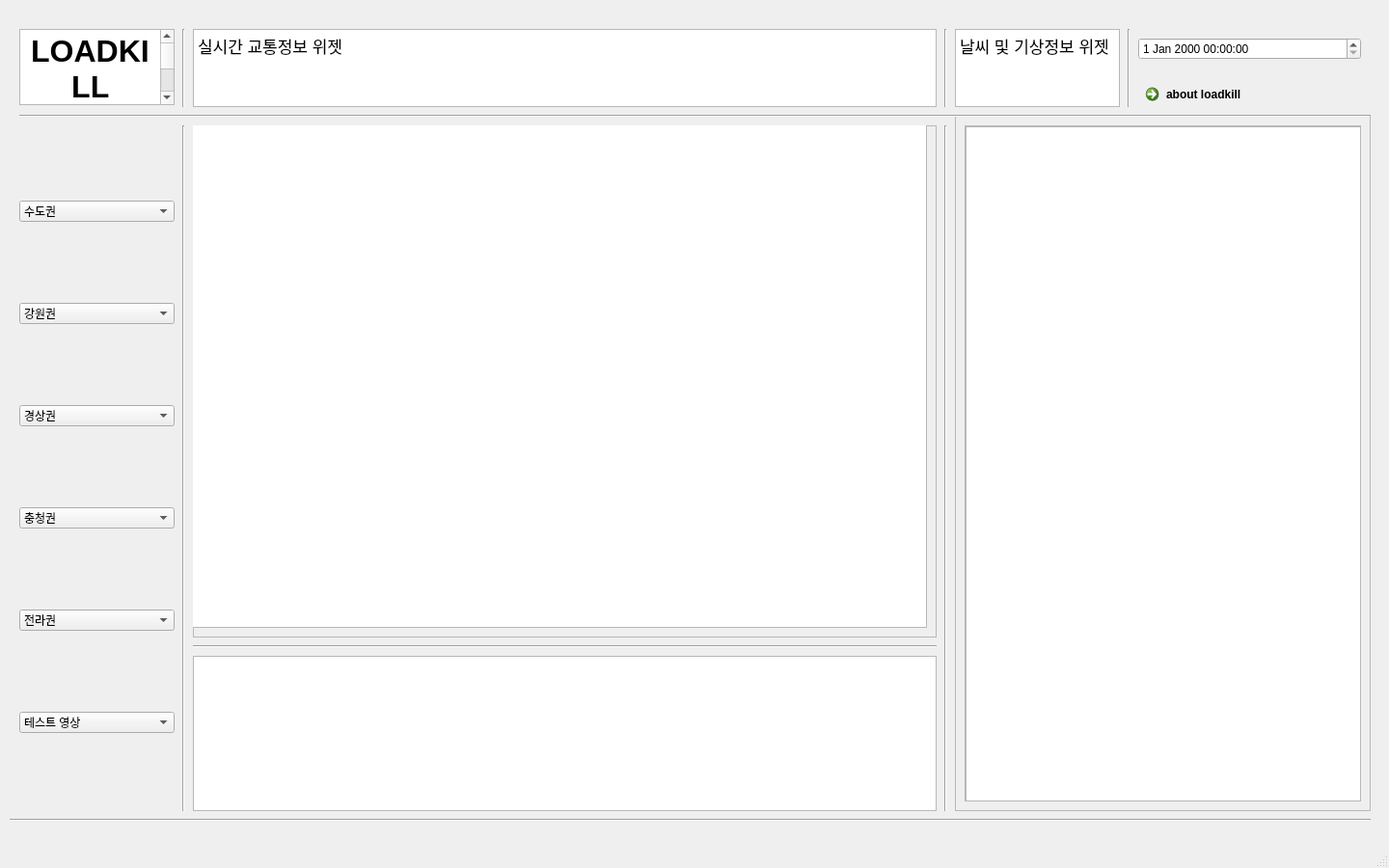
<?xml version="1.0" encoding="UTF-8"?>
<ui version="4.0">
 <class>MainWindow</class>
 <widget class="QMainWindow" name="MainWindow">
  <property name="geometry">
   <rect>
    <x>0</x>
    <y>0</y>
    <width>1440</width>
    <height>900</height>
   </rect>
  </property>
  <property name="windowTitle">
   <string>MainWindow</string>
  </property>
  <widget class="QWidget" name="centralwidget">
   <widget class="QWidget" name="verticalLayoutWidget">
    <property name="geometry">
     <rect>
      <x>200</x>
      <y>680</y>
      <width>771</width>
      <height>161</height>
     </rect>
    </property>
    <layout class="QVBoxLayout" name="verticalLayout">
     <item>
      <widget class="QTextBrowser" name="cctvcontents_screen"/>
     </item>
    </layout>
   </widget>
   <widget class="QWidget" name="verticalLayoutWidget_2">
    <property name="geometry">
     <rect>
      <x>20</x>
      <y>130</y>
      <width>161</width>
      <height>711</height>
     </rect>
    </property>
    <layout class="QVBoxLayout" name="verticalLayout_2">
     <item>
      <widget class="QComboBox" name="SEOUL_button">
       <item>
        <property name="text">
         <string>수도권</string>
        </property>
       </item>
       <item>
        <property name="text">
         <string>수도권 도로1</string>
        </property>
       </item>
       <item>
        <property name="text">
         <string>수도권 도로2</string>
        </property>
       </item>
       <item>
        <property name="text">
         <string>수도권 도로3</string>
        </property>
       </item>
       <item>
        <property name="text">
         <string>수도권 도로4</string>
        </property>
       </item>
       <item>
        <property name="text">
         <string>수도권 도로5</string>
        </property>
       </item>
      </widget>
     </item>
     <item>
      <widget class="QComboBox" name="GANGWON_button">
       <item>
        <property name="text">
         <string>강원권</string>
        </property>
       </item>
       <item>
        <property name="text">
         <string>강원권 도로1</string>
        </property>
       </item>
       <item>
        <property name="text">
         <string>강원권 도로2</string>
        </property>
       </item>
       <item>
        <property name="text">
         <string>강원권 도로3</string>
        </property>
       </item>
       <item>
        <property name="text">
         <string>강원권 도로4</string>
        </property>
       </item>
       <item>
        <property name="text">
         <string>강원권 도로5</string>
        </property>
       </item>
      </widget>
     </item>
     <item>
      <widget class="QComboBox" name="GUNGSANG_button">
       <item>
        <property name="text">
         <string>경상권</string>
        </property>
       </item>
       <item>
        <property name="text">
         <string>경상권 도로1</string>
        </property>
       </item>
       <item>
        <property name="text">
         <string>경상권 도로2</string>
        </property>
       </item>
       <item>
        <property name="text">
         <string>경상권 도로3</string>
        </property>
       </item>
       <item>
        <property name="text">
         <string>경상권 도로4</string>
        </property>
       </item>
       <item>
        <property name="text">
         <string>경상권 도로5</string>
        </property>
       </item>
      </widget>
     </item>
     <item>
      <widget class="QComboBox" name="CHUNGCHUNG_button">
       <item>
        <property name="text">
         <string>충청권</string>
        </property>
       </item>
       <item>
        <property name="text">
         <string>충청권 도로1</string>
        </property>
       </item>
       <item>
        <property name="text">
         <string>충청권 도로2</string>
        </property>
       </item>
       <item>
        <property name="text">
         <string>충청권 도로3</string>
        </property>
       </item>
       <item>
        <property name="text">
         <string>충청권 도로4</string>
        </property>
       </item>
       <item>
        <property name="text">
         <string>충청권 도로5</string>
        </property>
       </item>
      </widget>
     </item>
     <item>
      <widget class="QComboBox" name="JULADO_button">
       <item>
        <property name="text">
         <string>전라권</string>
        </property>
       </item>
       <item>
        <property name="text">
         <string>전라권 도로1</string>
        </property>
       </item>
       <item>
        <property name="text">
         <string>전라권 도로2</string>
        </property>
       </item>
       <item>
        <property name="text">
         <string>전라권 도로3</string>
        </property>
       </item>
       <item>
        <property name="text">
         <string>전라권 도로4</string>
        </property>
       </item>
       <item>
        <property name="text">
         <string>전라권 도로5</string>
        </property>
       </item>
      </widget>
     </item>
     <item>
      <widget class="QComboBox" name="test1_button">
       <item>
        <property name="text">
         <string>테스트 영상</string>
        </property>
       </item>
      </widget>
     </item>
    </layout>
   </widget>
   <widget class="QWidget" name="verticalLayoutWidget_3">
    <property name="geometry">
     <rect>
      <x>990</x>
      <y>120</y>
      <width>431</width>
      <height>721</height>
     </rect>
    </property>
    <layout class="QVBoxLayout" name="verticalLayout_3">
     <item>
      <widget class="QFrame" name="frame_3">
       <property name="frameShape">
        <enum>QFrame::StyledPanel</enum>
       </property>
       <property name="frameShadow">
        <enum>QFrame::Raised</enum>
       </property>
       <widget class="QScrollArea" name="scrollArea">
        <property name="geometry">
         <rect>
          <x>10</x>
          <y>10</y>
          <width>411</width>
          <height>701</height>
         </rect>
        </property>
        <property name="widgetResizable">
         <bool>true</bool>
        </property>
        <widget class="QWidget" name="scrollAreaWidgetContents">
         <property name="geometry">
          <rect>
           <x>0</x>
           <y>0</y>
           <width>409</width>
           <height>699</height>
          </rect>
         </property>
         <widget class="QTableView" name="vlmscreen">
          <property name="geometry">
           <rect>
            <x>0</x>
            <y>0</y>
            <width>411</width>
            <height>701</height>
           </rect>
          </property>
         </widget>
        </widget>
       </widget>
      </widget>
     </item>
    </layout>
   </widget>
   <widget class="QWidget" name="verticalLayoutWidget_4">
    <property name="geometry">
     <rect>
      <x>200</x>
      <y>130</y>
      <width>771</width>
      <height>531</height>
     </rect>
    </property>
    <layout class="QVBoxLayout" name="verticalLayout_4">
     <item>
      <widget class="QFrame" name="frame">
       <property name="frameShape">
        <enum>QFrame::StyledPanel</enum>
       </property>
       <property name="frameShadow">
        <enum>QFrame::Raised</enum>
       </property>
       <widget class="QGraphicsView" name="cctvviwer_screen">
        <property name="geometry">
         <rect>
          <x>-10</x>
          <y>-10</y>
          <width>771</width>
          <height>531</height>
         </rect>
        </property>
       </widget>
      </widget>
     </item>
    </layout>
   </widget>
   <widget class="Line" name="line">
    <property name="geometry">
     <rect>
      <x>180</x>
      <y>130</y>
      <width>20</width>
      <height>711</height>
     </rect>
    </property>
    <property name="orientation">
     <enum>Qt::Vertical</enum>
    </property>
   </widget>
   <widget class="Line" name="line_2">
    <property name="geometry">
     <rect>
      <x>970</x>
      <y>130</y>
      <width>20</width>
      <height>711</height>
     </rect>
    </property>
    <property name="orientation">
     <enum>Qt::Vertical</enum>
    </property>
   </widget>
   <widget class="Line" name="line_3">
    <property name="geometry">
     <rect>
      <x>200</x>
      <y>660</y>
      <width>771</width>
      <height>20</height>
     </rect>
    </property>
    <property name="orientation">
     <enum>Qt::Horizontal</enum>
    </property>
   </widget>
   <widget class="Line" name="line_4">
    <property name="geometry">
     <rect>
      <x>20</x>
      <y>110</y>
      <width>1401</width>
      <height>20</height>
     </rect>
    </property>
    <property name="orientation">
     <enum>Qt::Horizontal</enum>
    </property>
   </widget>
   <widget class="Line" name="line_5">
    <property name="geometry">
     <rect>
      <x>180</x>
      <y>30</y>
      <width>20</width>
      <height>81</height>
     </rect>
    </property>
    <property name="orientation">
     <enum>Qt::Vertical</enum>
    </property>
   </widget>
   <widget class="Line" name="line_6">
    <property name="geometry">
     <rect>
      <x>10</x>
      <y>840</y>
      <width>1411</width>
      <height>20</height>
     </rect>
    </property>
    <property name="orientation">
     <enum>Qt::Horizontal</enum>
    </property>
   </widget>
   <widget class="QWidget" name="verticalLayoutWidget_5">
    <property name="geometry">
     <rect>
      <x>1180</x>
      <y>30</y>
      <width>231</width>
      <height>41</height>
     </rect>
    </property>
    <layout class="QVBoxLayout" name="verticalLayout_5">
     <item>
      <widget class="QDateTimeEdit" name="timescreen"/>
     </item>
    </layout>
   </widget>
   <widget class="QTextBrowser" name="textBrowser_3">
    <property name="geometry">
     <rect>
      <x>200</x>
      <y>30</y>
      <width>771</width>
      <height>81</height>
     </rect>
    </property>
    <property name="html">
     <string>&lt;!DOCTYPE HTML PUBLIC &quot;-//W3C//DTD HTML 4.0//EN&quot; &quot;http://www.w3.org/TR/REC-html40/strict.dtd&quot;&gt;
&lt;html&gt;&lt;head&gt;&lt;meta name=&quot;qrichtext&quot; content=&quot;1&quot; /&gt;&lt;style type=&quot;text/css&quot;&gt;
p, li { white-space: pre-wrap; }
&lt;/style&gt;&lt;/head&gt;&lt;body style=&quot; font-family:'.AppleSystemUIFont'; font-size:13pt; font-weight:400; font-style:normal;&quot;&gt;
&lt;p style=&quot; margin-top:0px; margin-bottom:0px; margin-left:0px; margin-right:0px; -qt-block-indent:0; text-indent:0px;&quot;&gt;실시간 교통정보 위젯&lt;/p&gt;&lt;/body&gt;&lt;/html&gt;</string>
    </property>
   </widget>
   <widget class="Line" name="line_7">
    <property name="geometry">
     <rect>
      <x>970</x>
      <y>30</y>
      <width>20</width>
      <height>81</height>
     </rect>
    </property>
    <property name="orientation">
     <enum>Qt::Vertical</enum>
    </property>
   </widget>
   <widget class="QTextEdit" name="textEdit">
    <property name="geometry">
     <rect>
      <x>20</x>
      <y>30</y>
      <width>161</width>
      <height>79</height>
     </rect>
    </property>
    <property name="html">
     <string>&lt;!DOCTYPE HTML PUBLIC &quot;-//W3C//DTD HTML 4.0//EN&quot; &quot;http://www.w3.org/TR/REC-html40/strict.dtd&quot;&gt;
&lt;html&gt;&lt;head&gt;&lt;meta name=&quot;qrichtext&quot; content=&quot;1&quot; /&gt;&lt;style type=&quot;text/css&quot;&gt;
p, li { white-space: pre-wrap; }
&lt;/style&gt;&lt;/head&gt;&lt;body style=&quot; font-family:'.AppleSystemUIFont'; font-size:13pt; font-weight:400; font-style:normal;&quot;&gt;
&lt;p align=&quot;center&quot; style=&quot; margin-top:0px; margin-bottom:0px; margin-left:0px; margin-right:0px; -qt-block-indent:0; text-indent:0px;&quot;&gt;&lt;span style=&quot; font-size:24pt; font-weight:600;&quot;&gt;LOADKILL SERVICE&lt;/span&gt;&lt;/p&gt;&lt;/body&gt;&lt;/html&gt;</string>
    </property>
   </widget>
   <widget class="QWidget" name="verticalLayoutWidget_6">
    <property name="geometry">
     <rect>
      <x>1180</x>
      <y>80</y>
      <width>211</width>
      <height>31</height>
     </rect>
    </property>
    <layout class="QVBoxLayout" name="verticalLayout_6">
     <item>
      <widget class="QCommandLinkButton" name="commandLinkButton">
       <property name="text">
        <string>about loadkill</string>
       </property>
      </widget>
     </item>
    </layout>
   </widget>
   <widget class="QWidget" name="verticalLayoutWidget_7">
    <property name="geometry">
     <rect>
      <x>990</x>
      <y>30</y>
      <width>171</width>
      <height>81</height>
     </rect>
    </property>
    <layout class="QVBoxLayout" name="verticalLayout_7">
     <item>
      <widget class="QTextBrowser" name="textBrowser_2">
       <property name="html">
        <string>&lt;!DOCTYPE HTML PUBLIC &quot;-//W3C//DTD HTML 4.0//EN&quot; &quot;http://www.w3.org/TR/REC-html40/strict.dtd&quot;&gt;
&lt;html&gt;&lt;head&gt;&lt;meta name=&quot;qrichtext&quot; content=&quot;1&quot; /&gt;&lt;style type=&quot;text/css&quot;&gt;
p, li { white-space: pre-wrap; }
&lt;/style&gt;&lt;/head&gt;&lt;body style=&quot; font-family:'.AppleSystemUIFont'; font-size:13pt; font-weight:400; font-style:normal;&quot;&gt;
&lt;p style=&quot; margin-top:0px; margin-bottom:0px; margin-left:0px; margin-right:0px; -qt-block-indent:0; text-indent:0px;&quot;&gt;날씨 및 기상정보 위젯&lt;/p&gt;&lt;/body&gt;&lt;/html&gt;</string>
       </property>
      </widget>
     </item>
    </layout>
   </widget>
   <widget class="Line" name="line_8">
    <property name="geometry">
     <rect>
      <x>1160</x>
      <y>30</y>
      <width>20</width>
      <height>81</height>
     </rect>
    </property>
    <property name="orientation">
     <enum>Qt::Vertical</enum>
    </property>
   </widget>
  </widget>
  <widget class="QMenuBar" name="menubar">
   <property name="geometry">
    <rect>
     <x>0</x>
     <y>0</y>
     <width>1440</width>
     <height>24</height>
    </rect>
   </property>
  </widget>
  <widget class="QStatusBar" name="statusbar"/>
 </widget>
 <resources/>
 <connections/>
</ui>
